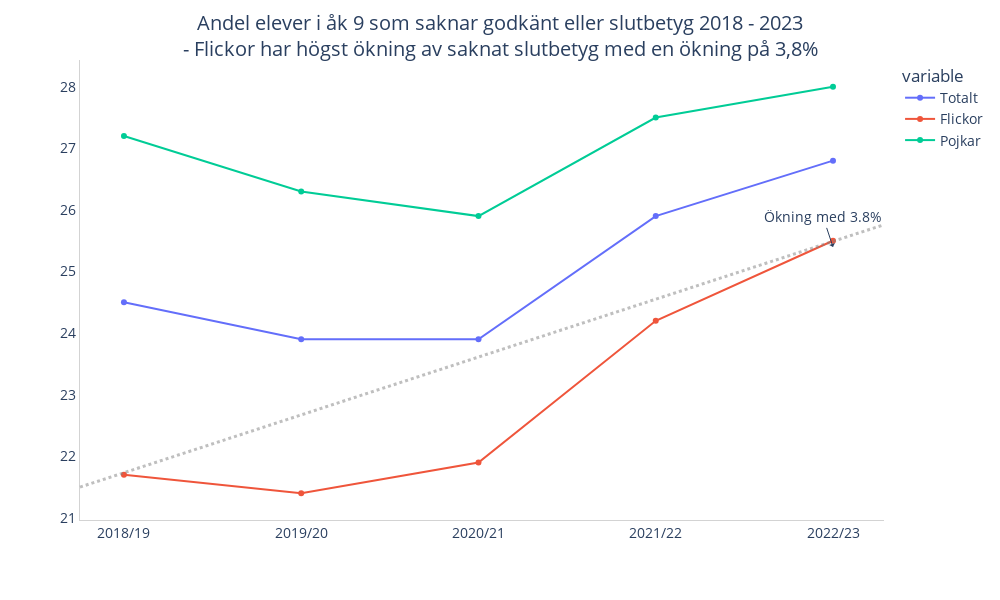

Notebook code cell kept with this figure:
### Markdown cell above
### Same graph but in PLOTLY. Now with better design and decluttered. Presenting data in a in a better cleaner way

### Code cell
# A) Rita ett linjediagram för andel elever som saknar godkänt betyg i ett eller fler ämnen för läsår 18-23. Ta med totalt, flickor och pojkar i samma graf.

years = data_1B["Läsår"]
import plotly.express as px
import plotly.graph_objects as go

# Creates a new DataFrame for Plotly
df_plotly = pd.DataFrame({
    "Year": years,
    "Totalt": total_F.tolist(),
    "Flickor": girls_F_grade.tolist(),
    "Pojkar": boys_F_grade.tolist()})

# Plotly Express line plot
fig = px.line(df_plotly, x="Year", y=["Totalt", "Flickor", "Pojkar"], markers=True)

fig.update_layout(
    title={
        "text": "Andel elever i åk 9 som saknar godkänt eller slutbetyg 2018 - 2023<br>"
                "- Flickor har högst ökning av saknat slutbetyg med en ökning på 3,8%",
        # Adjusts text and changes the vertical position of the title
        "y": 0.95,
        # Adjusts text and changes the horisontal position of the title
        "x": 0.5,
        "xanchor": "center",
        "yanchor": "top",
        "font_size": 20})

# Adds legend
fig.update_layout(showlegend=True)
fig.update_layout(plot_bgcolor="white", paper_bgcolor="white")

# Removes top- and right axis
fig.update_layout(xaxis=dict(showline=True, showgrid=False, linecolor="Lightgray", linewidth=1, title_text=""),
                  yaxis=dict(showline=True, showgrid=False, linecolor="Lightgray", linewidth=1, title_text=""))

# Inspo from plotly.com
fig.add_shape(
    type="line", line_color="gray", line_width=3, opacity=0.5, line_dash="dot",
    x0=0, x1=1, xref="paper", y0=21.50, y1=25.76, yref="y")
# adds text with an arrow
fig.add_annotation(text="Ökning med 3.8%", x="2022/23", y=25.4, arrowhead=1, showarrow=True)

fig.update_layout(height=600, width=1000)
fig.update_layout(font=dict(size=14))
#fig.write_html("Plotly_1_a.html")

fig.show()

### Figure 1 — Plotly figure (JSON) as saved in the notebook; plotly's stock layout.template omitted (floating-point values rounded to 4 significant figures)
{"data": [{"hovertemplate": "variable=Totalt<br>Year=%{x}<br>value=%{y}<extra></extra>", "legendgroup": "Totalt", "line": {"color": "#636efa", "dash": "solid"}, "marker": {"symbol": "circle"}, "mode": "lines+markers", "name": "Totalt", "orientation": "v", "showlegend": true, "type": "scatter", "x": ["2018/19", "2019/20", "2020/21", "2021/22", "2022/23"], "xaxis": "x", "y": [24.5, 23.9, 23.9, 25.9, 26.8], "yaxis": "y"}, {"hovertemplate": "variable=Flickor<br>Year=%{x}<br>value=%{y}<extra></extra>", "legendgroup": "Flickor", "line": {"color": "#EF553B", "dash": "solid"}, "marker": {"symbol": "circle"}, "mode": "lines+markers", "name": "Flickor", "orientation": "v", "showlegend": true, "type": "scatter", "x": ["2018/19", "2019/20", "2020/21", "2021/22", "2022/23"], "xaxis": "x", "y": [21.7, 21.4, 21.9, 24.2, 25.5], "yaxis": "y"}, {"hovertemplate": "variable=Pojkar<br>Year=%{x}<br>value=%{y}<extra></extra>", "legendgroup": "Pojkar", "line": {"color": "#00cc96", "dash": "solid"}, "marker": {"symbol": "circle"}, "mode": "lines+markers", "name": "Pojkar", "orientation": "v", "showlegend": true, "type": "scatter", "x": ["2018/19", "2019/20", "2020/21", "2021/22", "2022/23"], "xaxis": "x", "y": [27.2, 26.3, 25.9, 27.5, 28], "yaxis": "y"}], "layout": {"annotations": [{"arrowhead": 1, "showarrow": true, "text": "Ökning med 3.8%", "x": "2022/23", "y": 25.4}], "font": {"size": 14}, "height": 600, "legend": {"title": {"text": "variable"}, "tracegroupgap": 0}, "margin": {"t": 60}, "paper_bgcolor": "white", "plot_bgcolor": "white", "shapes": [{"line": {"color": "gray", "dash": "dot", "width": 3}, "opacity": 0.5, "type": "line", "x0": 0, "x1": 1, "xref": "paper", "y0": 21.5, "y1": 25.76, "yref": "y"}], "showlegend": true, "title": {"font": {"size": 20}, "text": "Andel elever i åk 9 som saknar godkänt eller slutbetyg 2018 - 2023<br>- Flickor har högst ökning av saknat slutbetyg med en ökning på 3,8%", "x": 0.5, "xanchor": "center", "y": 0.95, "yanchor": "top"}, "width": 1000, "xaxis": {"anchor": "y", "domain": [0, 1], "linecolor": "Lightgray", "linewidth": 1, "showgrid": false, "showline": true, "title": {"text": ""}}, "yaxis": {"anchor": "x", "domain": [0, 1], "linecolor": "Lightgray", "linewidth": 1, "showgrid": false, "showline": true, "title": {"text": ""}}}}
